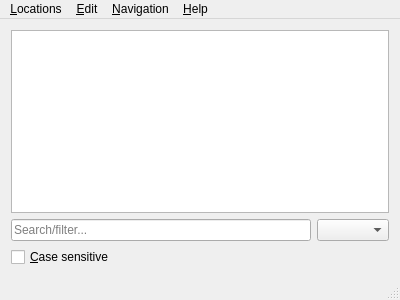
<?xml version="1.0" encoding="UTF-8"?>
<ui version="4.0">
 <author>Bogdan Marinov</author>
 <class>LocationListEditor</class>
 <widget class="QMainWindow" name="LocationListEditor">
  <property name="geometry">
   <rect>
    <x>0</x>
    <y>0</y>
    <width>400</width>
    <height>300</height>
   </rect>
  </property>
  <widget class="QWidget" name="centralWidget">
   <layout class="QVBoxLayout" name="verticalLayout">
    <item>
     <widget class="QTableView" name="tableView">
      <property name="acceptDrops">
       <bool>true</bool>
      </property>
      <property name="dragEnabled">
       <bool>true</bool>
      </property>
      <property name="dragDropOverwriteMode">
       <bool>false</bool>
      </property>
      <property name="dragDropMode">
       <enum>QAbstractItemView::DragDrop</enum>
      </property>
      <property name="defaultDropAction">
       <enum>Qt::MoveAction</enum>
      </property>
      <property name="selectionBehavior">
       <enum>QAbstractItemView::SelectRows</enum>
      </property>
      <property name="sortingEnabled">
       <bool>true</bool>
      </property>
     </widget>
    </item>
    <item>
     <widget class="QFrame" name="frameFilter">
      <layout class="QGridLayout" name="gridLayout">
       <property name="margin">
        <number>0</number>
       </property>
       <item row="0" column="0">
        <widget class="QLineEdit" name="lineEditFilter">
         <property name="placeholderText">
          <string>Search/filter...</string>
         </property>
        </widget>
       </item>
       <item row="0" column="1">
        <widget class="QComboBox" name="comboBoxFilteredColumn"/>
       </item>
       <item row="1" column="0" colspan="2">
        <widget class="QCheckBox" name="checkBoxCaseSensitive">
         <property name="text">
          <string>&amp;Case sensitive</string>
         </property>
        </widget>
       </item>
      </layout>
     </widget>
    </item>
   </layout>
  </widget>
  <widget class="QMenuBar" name="menuBar">
   <property name="geometry">
    <rect>
     <x>0</x>
     <y>0</y>
     <width>400</width>
     <height>21</height>
    </rect>
   </property>
   <widget class="QMenu" name="menuLocations">
    <property name="title">
     <string>&amp;Locations</string>
    </property>
    <addaction name="actionOpenProject"/>
    <addaction name="actionOpenUser"/>
    <addaction name="actionOpenFile"/>
    <addaction name="separator"/>
    <addaction name="actionSave"/>
    <addaction name="actionSaveAs"/>
    <addaction name="actionBinary"/>
    <addaction name="actionNativeEolChars"/>
    <addaction name="separator"/>
    <addaction name="actionExit"/>
   </widget>
   <widget class="QMenu" name="menuAbout">
    <property name="title">
     <string>&amp;Help</string>
    </property>
    <addaction name="actionAbout"/>
   </widget>
   <widget class="QMenu" name="menuEdit">
    <property name="title">
     <string>&amp;Edit</string>
    </property>
    <addaction name="actionAddNew"/>
    <addaction name="actionInsertAfter"/>
    <addaction name="actionInsertBefore"/>
    <addaction name="separator"/>
    <addaction name="actionCloneSelected"/>
    <addaction name="actionClonedAtTheEnd"/>
    <addaction name="separator"/>
    <addaction name="actionDelete"/>
   </widget>
   <widget class="QMenu" name="menuNavigation">
    <property name="title">
     <string>&amp;Navigation</string>
    </property>
    <addaction name="actionGoToRow"/>
   </widget>
   <addaction name="menuLocations"/>
   <addaction name="menuEdit"/>
   <addaction name="menuNavigation"/>
   <addaction name="menuAbout"/>
  </widget>
  <widget class="QStatusBar" name="statusBar"/>
  <action name="actionOpenProject">
   <property name="text">
    <string>Open &amp;current project locations</string>
   </property>
   <property name="shortcut">
    <string>Ctrl+O, P</string>
   </property>
  </action>
  <action name="actionOpenUser">
   <property name="text">
    <string>Open current &amp;user locations</string>
   </property>
   <property name="shortcut">
    <string>Ctrl+O, U</string>
   </property>
  </action>
  <action name="actionOpenFile">
   <property name="text">
    <string>&amp;Open locations file...</string>
   </property>
   <property name="shortcut">
    <string>Ctrl+O, F</string>
   </property>
  </action>
  <action name="actionSave">
   <property name="text">
    <string>&amp;Save</string>
   </property>
   <property name="toolTip">
    <string>Save the current location list</string>
   </property>
   <property name="shortcut">
    <string>Ctrl+S</string>
   </property>
  </action>
  <action name="actionSaveAs">
   <property name="text">
    <string>Save &amp;As...</string>
   </property>
  </action>
  <action name="actionExit">
   <property name="text">
    <string>E&amp;xit</string>
   </property>
   <property name="shortcut">
    <string>Ctrl+Q</string>
   </property>
  </action>
  <action name="actionAddNew">
   <property name="text">
    <string>Add &amp;new location</string>
   </property>
   <property name="shortcut">
    <string>Ctrl+N</string>
   </property>
  </action>
  <action name="actionDelete">
   <property name="text">
    <string>&amp;Delete</string>
   </property>
   <property name="toolTip">
    <string>Delete the selected location(s)</string>
   </property>
   <property name="statusTip">
    <string>Delete the selected location(s)</string>
   </property>
   <property name="shortcut">
    <string>Del</string>
   </property>
  </action>
  <action name="actionAbout">
   <property name="text">
    <string>&amp;About...</string>
   </property>
  </action>
  <action name="actionBinary">
   <property name="checkable">
    <bool>true</bool>
   </property>
   <property name="text">
    <string>Also save as a &amp;binary file</string>
   </property>
   <property name="toolTip">
    <string>Also save the list as a compressed .bin.gz file</string>
   </property>
   <property name="statusTip">
    <string>Also save the list as a compressed .bin.gz file</string>
   </property>
  </action>
  <action name="actionCloneSelected">
   <property name="text">
    <string>&amp;Clone selected</string>
   </property>
   <property name="toolTip">
    <string>Clone the selected location(s)</string>
   </property>
   <property name="statusTip">
    <string>Clone the selected location(s)</string>
   </property>
  </action>
  <action name="actionNativeEolChars">
   <property name="checkable">
    <bool>true</bool>
   </property>
   <property name="text">
    <string>Use native line endings</string>
   </property>
   <property name="toolTip">
    <string>Save the list with Windows line endings on Windows</string>
   </property>
   <property name="statusTip">
    <string>Save the list with Windows line endings on Windows</string>
   </property>
  </action>
  <action name="actionInsertAfter">
   <property name="text">
    <string>Insert &amp;after</string>
   </property>
   <property name="toolTip">
    <string>Insert a new location after the current location</string>
   </property>
   <property name="statusTip">
    <string>Insert a new location after the current location</string>
   </property>
   <property name="shortcut">
    <string>Ctrl+I, A</string>
   </property>
  </action>
  <action name="actionInsertBefore">
   <property name="text">
    <string>Insert &amp;before</string>
   </property>
   <property name="toolTip">
    <string>Insert a new location before the current location</string>
   </property>
   <property name="statusTip">
    <string>Insert a new location before the current location</string>
   </property>
   <property name="shortcut">
    <string>Ctrl+I, B</string>
   </property>
  </action>
  <action name="actionClonedAtTheEnd">
   <property name="checkable">
    <bool>true</bool>
   </property>
   <property name="checked">
    <bool>true</bool>
   </property>
   <property name="text">
    <string>Add cloned at the &amp;end</string>
   </property>
   <property name="toolTip">
    <string>Add cloned locations at the end of the list</string>
   </property>
   <property name="statusTip">
    <string>Add cloned locations at the end of the list</string>
   </property>
  </action>
  <action name="actionTest">
   <property name="text">
    <string>Test</string>
   </property>
  </action>
  <action name="actionGoToRow">
   <property name="text">
    <string>&amp;Go to row...</string>
   </property>
   <property name="shortcut">
    <string>Ctrl+L</string>
   </property>
  </action>
 </widget>
 <layoutdefault spacing="6" margin="11"/>
 <resources/>
 <connections/>
</ui>
